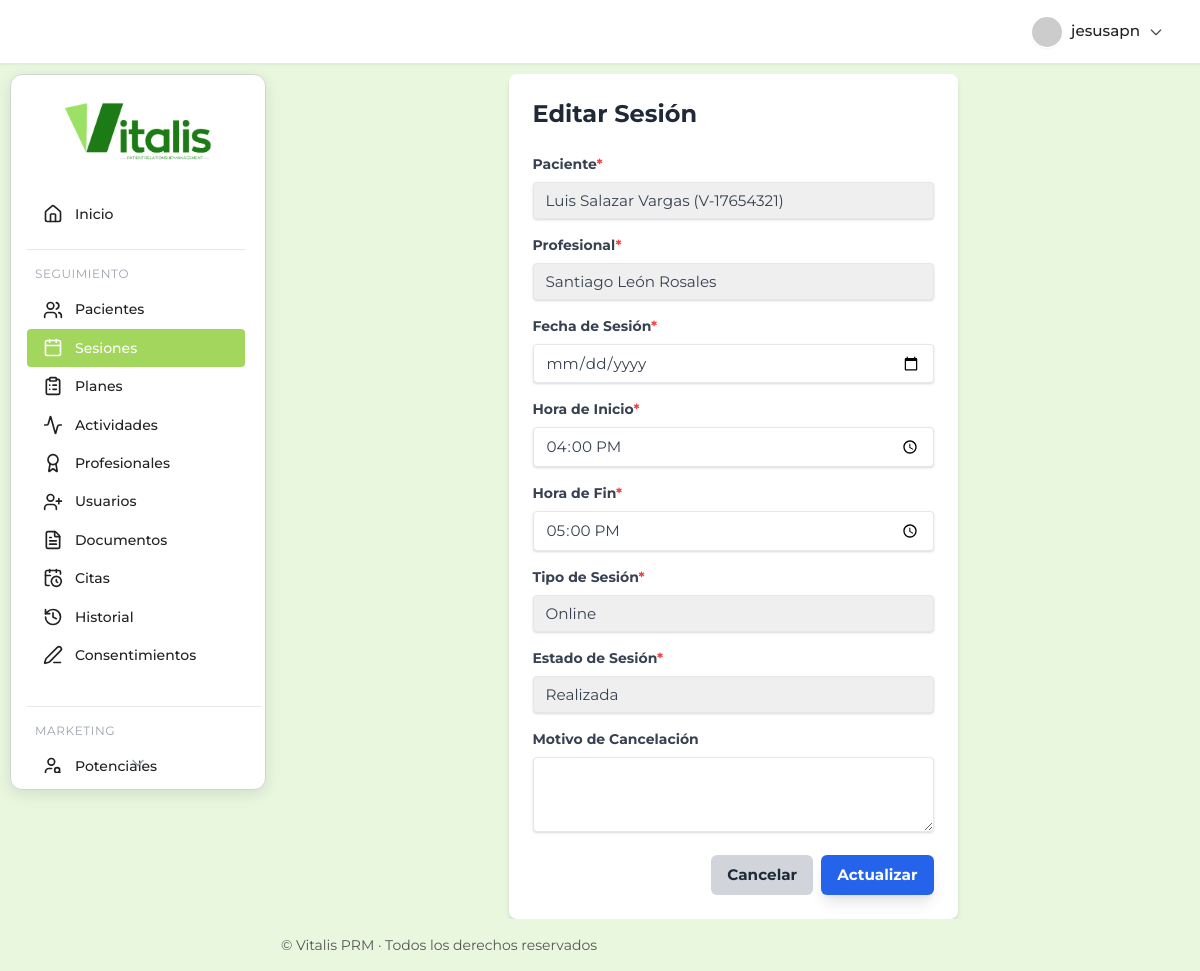
/consultorio/sesiones/6/editar/ (signed in), run on the app's committed database.
### prm_salud/consultorio/models.py (models this page shows, shortened)
class Sesion(models.Model):
    paciente = models.ForeignKey(Paciente, on_delete=models.CASCADE, related_name='sesiones', verbose_name="Paciente")
    profesional = models.ForeignKey(Profesional, on_delete=models.CASCADE, related_name='sesiones_atendidas', verbose_name="Profesional")
    fecha_sesion = models.DateField(verbose_name="Fecha de Sesión")
    hora_inicio = models.TimeField(verbose_name="Hora de Inicio")
    hora_fin = models.TimeField(verbose_name="Hora de Fin")
    duracion_minutos = models.IntegerField(blank=True, null=True, verbose_name="Duración (minutos)") # Se calcula en el método save
    tipo_sesion = models.CharField(
        max_length=50,
        choices=[
            ('Primera Consulta', 'Primera Consulta'),
            ('Seguimiento Individual', 'Seguimiento Individual'),
            ('Terapia de Pareja', 'Terapia de Pareja'),
            ('Terapia Familiar', 'Terapia Familiar'),
            ('Online', 'Online'),
            ('Presencial', 'Presencial'),
            ('Evaluación', 'Evaluación')
        ],
        verbose_name="Tipo de Sesión"
    )
    estado_sesion = models.CharField(
        max_length=30,  # Aumentado para soportar el valor más largo
        choices=[
            ('Programada', 'Programada'),
            ('Confirmada', 'Confirmada'),
            ('Realizada', 'Realizada'),
            ('Cancelada_Profesional', 'Cancelada por Profesional'),
            ('Cancelada_Paciente', 'Cancelada por Paciente'),
            ('No_Asistida', 'No Asistida')
        ],
        default='Programada',
        verbose_name="Estado de Sesión"
    )
    motivo_cancelacion = models.TextField(blank=True, null=True, verbose_name="Motivo de Cancelación")
    class Meta:
        verbose_name = "Sesión"
        verbose_name_plural = "Sesiones"
        ordering = ['-fecha_sesion', '-hora_inicio'] # Ordenar por fecha y hora descendente
    def save(self, *args, **kwargs):
        if self.hora_inicio and self.hora_fin:
            from datetime import datetime
            start_dt = datetime.combine(self.fecha_sesion, self.hora_inicio)
            end_dt = datetime.combine(self.fecha_sesion, self.hora_fin)
            self.duracion_minutos = int((end_dt - start_dt).total_seconds() / 60)
        super().save(*args, **kwargs)

### prm_salud/consultorio/views.py (the view)
# urls.py: path('sesiones/<int:pk>/editar/', views.SesionUpdateView.as_view(), name='sesion_update'),
class SesionUpdateView(AllStaffRequiredMixin, UpdateView):
    model = Sesion
    form_class = SesionForm
    template_name = 'consultorio/sesiones/sesion_form.html'
    success_url = reverse_lazy('consultorio:sesion_list')
    pk_url_kwarg = 'pk'
    def get_context_data(self, **kwargs):
        context = super().get_context_data(**kwargs)
        context['pacientes'] = Paciente.objects.all()
        context['profesionales'] = Profesional.objects.all()
        return context

### prm_salud/consultorio/models.py (called while the page is built)
    def __str__(self):
        return f"{self.nombres} {self.apellidos} ({self.cedula_identidad})"

    def __str__(self):
        return self.nombre_completo

### prm_salud/consultorio/views.py (called while the page is built)
    def test_func(self):
        return hasattr(self.request.user, 'perfilusuario')

### prm_salud/consultorio/templates/consultorio/sesiones/sesion_form.html (shortened to what this page needs)
{% extends 'consultorio/base.html' %}
{% load static %}
{% load widget_tweaks %}
{% block content %}
<div class="max-w-2xl mx-auto card p-6 bg-white shadow-md rounded-lg">
    <h1 class="text-2xl font-bold mb-6 text-gray-800">
        {% if object %}Editar Sesión{% else %}Agendar Nueva Sesión{% endif %}
    </h1>
    <form method="post" class="space-y-4">
        {% for field in form %}
        <div class="mb-4">
            <label for="{{ field.id_for_label }}" class="block text-gray-700 text-sm font-bold mb-2">
                {{ field.label }}{% if field.field.required %}<span class="text-red-500">*</span>{% endif %}
            </label>
            {{ field|add_class:'shadow appearance-none border rounded w-full py-2 px-3 text-gray-700 leading-tight focus:outline-none focus:ring-2 focus:ring-blue-500 focus:ring-opacity-75' }}
        </div>
        {% endfor %}
        <div class="flex justify-end gap-2 mt-6">
            <a href="{% url 'consultorio:sesion_list' %}"
               class="bg-gray-300 hover:bg-gray-400 text-gray-800 font-bold py-2 px-4 rounded-md
                      transition duration-300 ease-in-out transform hover:scale-105
                      focus:outline-none focus:ring-2 focus:ring-gray-500 focus:ring-opacity-75">
                Cancelar
            </a>
            <button type="submit"
                    class="bg-blue-600 hover:bg-blue-700 text-white font-bold py-2 px-4 rounded-md
                           shadow-lg transition duration-300 ease-in-out transform hover:scale-105
                           focus:outline-none focus:ring-2 focus:ring-blue-500 focus:ring-opacity-75">
                {% if object %}Actualizar{% else %}Registrar{% endif %}
            </button>
        </div>
    </form>
</div>
{% endblock %}

### prm_salud/consultorio/templates/consultorio/base.html (shortened to what this page needs)
{% load static %}
<!DOCTYPE html>
<html lang="es">
  <head>
    <link
      href="https://cdn.jsdelivr.net/npm/tailwindcss@2.2.19/dist/tailwind.min.css"
      rel="stylesheet"
    />
    <link
      rel="stylesheet"
      href="https://cdn.jsdelivr.net/npm/flatpickr/dist/flatpickr.min.css"
    />
    <link rel="stylesheet" href="{% static 'consultorio/css/main.css' %}" />
  </head>
  <body class="main-body-layout bg-[#e9f7df] text-text-main font-montserrat">
    <header
      class="flex justify-end items-center px-6 py-3 shadow-sm sticky top-0 left-0 right-0 z-20 w-full header-modern border-b border-gray-200"
    >
      <div class="relative">
        {% if user.is_authenticated %}
        <button
          id="user-menu-btn"
          onclick="toggleUserDropdown()"
          class="flex items-center gap-2 rounded-full px-3 py-1 hover:bg-gray-100 focus:outline-none focus:ring-2 focus:ring-primary"
        >
          <img
            src="https://ui-avatars.com/api/?name={{ user.get_full_name|default:user.username }}&background=4f46e5&color=fff&rounded=true&size=32"
            alt="Avatar"
            class="rounded-full shadow-sm border border-white"
          />
          <span class="font-medium"
            >{{ user.get_full_name|default:user.username }}</span
          >
          <svg
            fill="none"
            stroke="currentColor"
            stroke-width="2"
            stroke-linecap="round"
            stroke-linejoin="round"
            viewBox="0 0 24 24"
            class="w-4 h-4 text-gray-400"
          >
            <path d="M19 9l-7 7-7-7"></path>
          </svg>
        </button>
        {% endif %} {% block header_actions %}{% endblock %}
      </div>
    </header>
    <div class="content-wrapper">
      <aside
        class="sidebar-card-container"
        style="
          top: calc(64px + 10px);
          left: 10px;
          height: calc(100vh - (64px + 10px) - 10px);
        "
      >
        <div class="flex justify-center items-center h-28">
          <a href="{% url 'consultorio:dashboard' %}">
            <img
              src="{% static 'consultorio/img/PRMlogo.png' %}"
              alt="Logo Vitalis PRM"
              class="h-16 transition-transform duration-200 hover:scale-105"
            />
          </a>
        </div>
        <nav
          id="sidebar-scroll"
          class="flex flex-col gap-2 px-4 pr-2 overflow-y-scroll hide-scrollbar relative"
        >
          <a
            href="{% url 'consultorio:dashboard' %}"
            class="sidebar-link flex items-center gap-3 py-3 px-3 rounded-lg {% if request.path == '/consultorio/' %}sidebar-active{% endif %}"
          >
            <i data-lucide="home" class="w-5 h-5"></i><span>Inicio</span>
          </a>
          <div class="mt-2 border-t border-gray-200 pt-4 mr-4">
            <h3
              class="text-xs text-gray-400 uppercase tracking-wider mb-2 ml-2"
            >
              Seguimiento
            </h3>
            <a
              href="{% url 'consultorio:paciente_list' %}"
              class="sidebar-link flex items-center gap-3 py-3 px-3 rounded-lg {% if 'pacientes' in request.path %}sidebar-active{% endif %}"
            >
              <i data-lucide="users" class="w-5 h-5"></i><span>Pacientes</span>
            </a>
            <a
              href="{% url 'consultorio:sesion_list' %}"
              class="sidebar-link flex items-center gap-3 py-3 px-3 rounded-lg {% if 'sesiones' in request.path %}sidebar-active{% endif %}"
            >
              <i data-lucide="calendar" class="w-5 h-5"></i
              ><span>Sesiones</span>
            </a>
            <a
              href="{% url 'consultorio:plan_list' %}"
              class="sidebar-link flex items-center gap-3 py-3 px-3 rounded-lg {% if 'planes' in request.path %}sidebar-active{% endif %}"
            >
              <i data-lucide="clipboard-list" class="w-5 h-5"></i
              ><span>Planes</span>
            </a>
            <a
              href="{% url 'consultorio:actividad_list' %}"
              class="sidebar-link flex items-center gap-3 py-3 px-3 rounded-lg {% if 'actividades' in request.path %}sidebar-active{% endif %}"
            >
              <i data-lucide="activity" class="w-5 h-5"></i
              ><span>Actividades</span>
            </a>
            <a
              href="{% url 'consultorio:profesional_list' %}"
              class="sidebar-link flex items-center gap-3 py-3 px-3 rounded-lg {% if 'profesionales' in request.path %}sidebar-active{% endif %}"
            >
              <i data-lucide="award" class="w-5 h-5"></i
              ><span>Profesionales</span>
            </a>
            <a
              href="{% url 'consultorio:user_list' %}"
              class="sidebar-link flex items-center gap-3 py-3 px-3 rounded-lg {% if 'usuarios' in request.path %}sidebar-active{% endif %}"
            >
              <i data-lucide="user-plus" class="w-5 h-5"></i
              ><span>Usuarios</span>
            </a>
            <a
              href="{% url 'consultorio:documentopaciente_list' %}"
              class="sidebar-link flex items-center gap-3 py-3 px-3 rounded-lg {% if 'documentos' in request.path %}sidebar-active{% endif %}"
            >
              <i data-lucide="file-text" class="w-5 h-5"></i
              ><span>Documentos</span>
            </a>
            <a
              href="{% url 'consultorio:cita_list' %}"
              class="sidebar-link flex items-center gap-3 py-3 px-3 rounded-lg {% if 'citas' in request.path %}sidebar-active{% endif %}"
            >
              <i data-lucide="calendar-clock" class="w-5 h-5"></i
              ><span>Citas</span>
            </a>
            <a
              href="{% url 'consultorio:historialcambios_list' %}"
              class="sidebar-link flex items-center gap-3 py-3 px-3 rounded-lg {% if 'historiales' in request.path %}sidebar-active{% endif %}"
            >
              <i data-lucide="history" class="w-5 h-5"></i
              ><span>Historial</span>
            </a>
            <a
              href="{% url 'consultorio:consentimiento_list' %}"
              class="sidebar-link flex items-center gap-3 py-3 px-3 rounded-lg {% if 'consentimientos' in request.path %}sidebar-active{% endif %}"
            >
              <i data-lucide="pen-line" class="w-5 h-5"></i
              ><span>Consentimientos</span>
            </a>
          </div>
          <div class="mt-6 border-t border-gray-200 pt-4">
            <h3
              class="text-xs text-gray-400 uppercase tracking-wider mb-2 ml-2"
            >
              Marketing
            </h3>
            <a
              href="{% url 'consultorio:pacientepotencial_list' %}"
              class="sidebar-link flex items-center gap-3 py-3 px-3 rounded-lg {% if 'marketing/potenciales' in request.path %}sidebar-active{% endif %}"
            >
              <i data-lucide="user-search" class="w-5 h-5"></i
              ><span>Potenciales</span>
            </a>
          </div>
        </nav>
        <div id="scroll-indicator" class="flex justify-center -mt-2">
          <i
            data-lucide="chevron-down"
            class="w-5 h-5 text-gray-400 animate-bounce"
          ></i>
        </div>
      </aside>
      <main class="flex-1 overflow-auto main-content-offset">
        {% block content %}{% endblock %}
      </main>
    </div>
    <footer
      class="text-sm text-text-main py-4 mt-auto"
      style="
        border-top: none;
        text-align: left;
        padding-left: calc(16rem + 20px + 5px);
      "
    >
      &copy; {{ now|date:"Y" }} Vitalis PRM · Todos los derechos reservados
    </footer>
  </body>
</html>

### prm_salud/consultorio/static/consultorio/css/main.css (style rules this page uses)
:root { --primary: #A3D65C; --primary-dark: #2E7D32; --primary-hover: #2E7D32; --accent: #A3D65C; --warning: #FFCC00; --danger: #E74C3C; --info: #3498DB; --bg-light: #e9f7df; --bg-section: #F9F9F9; --bg-hover: #F1F8E9; --card-shadow: 0 4px 16px rgba(0,0,0,0.1); --table-border: #D3D3D3; --text-primary: #212121; --text-secondary: #555555; --text-light: #ECF0F1; --border-light: #D3D3D3; --border-dark: #2E7D32; --sidebar-bg: #FFFFFF; --sidebar-border: #D3D3D3; --sidebar-hover-bg: #F1F8E9; --text-white: #fff; --text-muted: var(--text-secondary); --btn-secondary: #D3D3D3; --btn-secondary-hover: #B0B0B0; --icon-main: #2E7D32; --icon-hover: #A3D65C; }
body { font-family: 'Montserrat', 'Segoe UI', Arial, sans-serif !important; font-size: 0.95rem; line-height: 1.6; color: #1D7B16; background-color: var(--bg-light); min-height: 100vh; display: flex; flex-direction: column; transition: background-color 0.3s ease, color 0.3s ease; margin: 0; }
aside { display: flex; flex-direction: column; overflow-y: auto; flex-shrink: 0; transition: background-color 0.3s ease; }
aside a img { height: 3.5rem; display: block; margin: 0 auto; transition: transform 0.2s ease-in-out; }
aside nav { flex-grow: 1; padding: 0.5rem 0; font-size: 0.875rem; display: flex; flex-direction: column; gap: 0.5rem; overflow-y: auto; padding-right: 4px; }
.sidebar-link { display: flex; align-items: center; padding: 0.5rem 1rem; border-radius: 0.25rem; transition: background-color 0.2s ease, color 0.2s ease; font-weight: 500; cursor: pointer; color: var(--text-primary); }
header { padding: 1rem 2rem; display: flex; align-items: center; justify-content: space-between; z-index: 10; flex-shrink: 0; transition: background-color 0.3s ease; }
header #user-menu-btn { display: flex; align-items: center; gap: 0.5rem; padding: 0.5rem 0.75rem; border-radius: 9999px; cursor: pointer; background-color: transparent; border: none; transition: background-color 0.2s ease; outline: none; }
header #user-menu-btn img { height: 2rem; width: 2rem; border-radius: 9999px; box-shadow: 0 1px 2px rgba(0,0,0,0.05); }
header #user-menu-btn span { font-weight: 500; color: var(--text-primary); }
header #user-menu-btn svg { width: 1rem; height: 1rem; color: var(--text-secondary); }
main { flex: 1; display: flex; flex-direction: column; min-height: 0; padding: 2.5rem 2rem; overflow-y: auto; }
footer { text-align: center; font-size: 0.75rem; color: var(--text-secondary); padding: 1.5rem 0; border-top: 1px solid var(--border-light); background: var(--bg-section); box-shadow: none; flex-shrink: 0; width: 100%; }
body, .font-montserrat { font-family: 'Montserrat', 'Segoe UI', Arial, sans-serif !important; }
:root { --bg-sidebar-dark: #FFFFFF; --border-sidebar-border: var(--border-light); --sidebar-hover-bg: #F0F0F0; --text-white: #fff; --text-muted: var(--text-secondary); }
.sidebar-card-container { overflow-y: hidden; }
.sidebar-card-container nav { overflow-y: auto; padding-right: 4px; }

### data on the page
Sesion: form "Luis Salazar Vargas (V-17654321)" "Santiago León Rosales" "16:00:00" "17:00:00" "Online" "Realizada"

### other printed values
{{ user.get_full_name|default:user.username }} "jesusapn"
{{ field.label }} "Paciente" "Profesional" "Fecha de Sesión" "Hora de Inicio" "Hora de Fin" "Tipo de Sesión" "Estado de Sesión" "Motivo de Cancelación"
